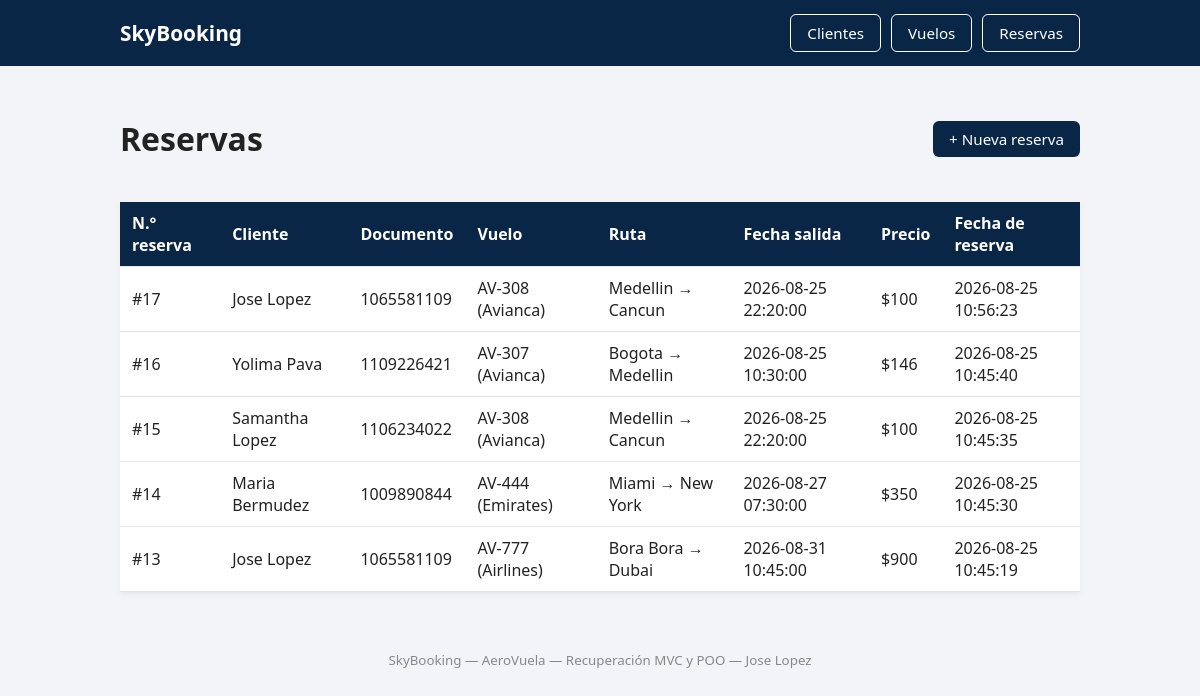
The app's page /Index.php?action=listar_reservas with its own data.
### tables this page shows
CREATE TABLE `reservas` (
  `id_reserva` int(11) NOT NULL,
  `documento` int(11) NOT NULL,
  `numero_vuelo` varchar(20) NOT NULL,
  `fecha_reserva` datetime NOT NULL DEFAULT current_timestamp()
);

CREATE TABLE `clientes` (
  `documento` int(11) NOT NULL,
  `nombre` varchar(120) NOT NULL,
  `correo` varchar(120) NOT NULL,
  `telefono` varchar(20) NOT NULL
);

CREATE TABLE `vuelos` (
  `numero_vuelo` varchar(20) NOT NULL,
  `aerolinea` varchar(80) NOT NULL,
  `origen` text NOT NULL,
  `destino` text NOT NULL,
  `fecha_salida` datetime NOT NULL,
  `precio` decimal(10,2) NOT NULL,
  `capacidad_maxima` int(11) NOT NULL
);

### Controllers/ReservaController.php (called while the page is built, shortened)
<?php
class ReservaController
{
    private Reserva $model;
    public function __construct(Reserva $model, Cliente $clienteModel, Vuelo $vueloModel)
    {
        $this->model = $model;
    }
    public function index()
    {
        $reservas = $this->model->listar();
        require __DIR__ . '/../Views/reserva/index.php';
    }
}

### Models/Reserva.php (called while the page is built, shortened)
<?php
class Reserva
{
    private PDO $pdo;
    public function __construct(PDO $pdo)
    {
        $this->pdo = $pdo;
    }
    public function listar()
    {
        $sql = "SELECT r.id_reserva, r.fecha_reserva,
                       c.nombre, c.documento,
                       v.numero_vuelo, v.aerolinea, v.origen, v.destino, v.fecha_salida, v.precio
                FROM reservas r
                JOIN clientes c ON c.documento = r.documento
                JOIN vuelos v ON v.numero_vuelo = r.numero_vuelo
                ORDER BY r.id_reserva DESC";
        return $this->pdo->query($sql)->fetchAll();
    }
}

### Views/reserva/index.php (the view, shortened to what this page needs)
<?php require_once __DIR__ . '/../header.php'; ?>
<div class="cabecera-seccion">
    <h1>Reservas</h1>
    <a href="Index.php?action=crear_reserva" class="btn btn-primario">+ Nueva reserva</a>
</div>
<table class="tabla">
    <thead>
        <tr>
            <th>N.° reserva</th>
            <th>Cliente</th>
            <th>Documento</th>
            <th>Vuelo</th>
            <th>Ruta</th>
            <th>Fecha salida</th>
            <th>Precio</th>
            <th>Fecha de reserva</th>
        </tr>
    </thead>
    <tbody>
        <?php if (empty($reservas)): ?>
            <tr>
                <td colspan="8" class="texto-vacio">Aún no hay reservas registradas.</td>
            </tr>
        <?php else: ?>
            <?php foreach ($reservas as $reserva): ?>
                <tr>
                    <td>#<?= (int) $reserva['id_reserva'] ?></td>
                    <td><?= htmlspecialchars($reserva['nombre']) ?></td>
                    <td><?= htmlspecialchars($reserva['documento']) ?></td>
                    <td><?= htmlspecialchars($reserva['numero_vuelo']) ?> (<?= htmlspecialchars($reserva['aerolinea']) ?>)</td>
                    <td><?= htmlspecialchars($reserva['origen']) ?> → <?= htmlspecialchars($reserva['destino']) ?></td>
                    <td><?= htmlspecialchars($reserva['fecha_salida']) ?></td>
                    <td>$<?= number_format((float) $reserva['precio'], 0, ',', '.') ?></td>
                    <td><?= htmlspecialchars($reserva['fecha_reserva']) ?></td>
                </tr>
            <?php endforeach; ?>
        <?php endif; ?>
    </tbody>
</table>
<?php require_once __DIR__ . '/../footer.php'; ?>

### index.php (shortened to what this page needs)
<?php
require_once __DIR__ . '/Models/Reserva.php';
require_once __DIR__ . '/Controllers/VueloController.php';
require_once __DIR__ . '/Controllers/ReservaController.php';
$database = new Database();
$pdo = $database->conectar();
$clienteModel = new Cliente($pdo);
$vueloModel = new Vuelo($pdo);
$reservaModel = new Reserva($pdo);
$reservaController = new ReservaController($reservaModel, $clienteModel, $vueloModel);
$action = $_GET['action'] ?? 'inicio';
switch ($action) {
    case 'listar_reservas':
        $reservaController->index();
        break;
        ?>
        <?php
}

### Views/header.php (shortened to what this page needs)
<!DOCTYPE html>
<html lang="es">
<head>
    <link rel="stylesheet" href="Css/style.css">
</head>
<body>
    <nav class="navbar">
        <div class="contenedor navbar-inner">
            <a href="Index.php" class="marca">SkyBooking</a>
            <div class="enlaces-nav">
                <a href="Index.php?action=listar_clientes" class="btn btn-nav">Clientes</a>
                <a href="Index.php?action=listar_vuelos" class="btn btn-nav">Vuelos</a>
                <a href="Index.php?action=listar_reservas" class="btn btn-nav">Reservas</a>
            </div>
        </div>
    </nav>
    <main class="contenedor contenido">

### Views/footer.php
    </main>
    <footer class="contenedor pie">
        <small>SkyBooking &mdash; AeroVuela &mdash; Recuperación MVC y POO &mdash; Jose Lopez</small>
    </footer>
</body>
</html>

### Css/style.css (style rules this page uses)
* { box-sizing: border-box; }
body { margin: 0; font-family: 'Segoe UI', Arial, sans-serif; background-color: #f2f4f7; color: #222; }
.contenedor { max-width: 1000px; margin: 0 auto; padding: 0 20px; }
.navbar { background-color: #0a2647; padding: 14px 0; margin-bottom: 30px; }
.navbar-inner { display: flex; justify-content: space-between; align-items: center; }
.marca { color: #fff; font-size: 1.3em; font-weight: bold; text-decoration: none; }
.enlaces-nav { display: flex; gap: 10px; }
.btn { display: inline-block; padding: 8px 16px; border-radius: 6px; text-decoration: none; font-size: 0.95em; border: none; cursor: pointer; }
.btn-nav { background-color: transparent; color: #fff; border: 1px solid #fff; }
.btn-primario { background-color: #0a2647; color: #fff; }
.contenido { min-height: 60vh; margin-bottom: 40px; }
.cabecera-seccion { display: flex; justify-content: space-between; align-items: center; margin-bottom: 20px; }
.tabla { width: 100%; border-collapse: collapse; background-color: #fff; box-shadow: 0 2px 6px rgba(0, 0, 0, 0.06); }
.tabla th, .tabla td { padding: 10px 12px; text-align: left; border-bottom: 1px solid #e3e6ea; }
.tabla th { background-color: #0a2647; color: #fff; }
.pie { text-align: center; color: #888; padding: 16px 0; }

### records on screen
reservas: id_reserva "17", documento.nombre "Jose Lopez", documento.documento "1065581109", numero_vuelo.numero_vuelo "AV-308", numero_vuelo.aerolinea "Avianca", numero_vuelo.origen "Medellin", numero_vuelo.destino "Cancun", numero_vuelo.fecha_salida "2026-08-25 22:20:00", numero_vuelo.precio "100", fecha_reserva "2026-08-25 10:56:23"
reservas: id_reserva "16", documento.nombre "Yolima Pava", documento.documento "1109226421", numero_vuelo.numero_vuelo "AV-307", numero_vuelo.aerolinea "Avianca", numero_vuelo.origen "Bogota", numero_vuelo.destino "Medellin", numero_vuelo.fecha_salida "2026-08-25 10:30:00", numero_vuelo.precio "146", fecha_reserva "2026-08-25 10:45:40"
reservas: id_reserva "15", documento.nombre "Samantha Lopez", documento.documento "1106234022", numero_vuelo.numero_vuelo "AV-308", numero_vuelo.aerolinea "Avianca", numero_vuelo.origen "Medellin", numero_vuelo.destino "Cancun", numero_vuelo.fecha_salida "2026-08-25 22:20:00", numero_vuelo.precio "100", fecha_reserva "2026-08-25 10:45:35"
reservas: id_reserva "14", documento.nombre "Maria Bermudez", documento.documento "1009890844", numero_vuelo.numero_vuelo "AV-444", numero_vuelo.aerolinea "Emirates", numero_vuelo.origen "Miami", numero_vuelo.destino "New York", numero_vuelo.fecha_salida "2026-08-27 07:30:00", numero_vuelo.precio "350", fecha_reserva "2026-08-25 10:45:30"
reservas: id_reserva "13", documento.nombre "Jose Lopez", documento.documento "1065581109", numero_vuelo.numero_vuelo "AV-777", numero_vuelo.aerolinea "Airlines", numero_vuelo.origen "Bora Bora", numero_vuelo.destino "Dubai", numero_vuelo.fecha_salida "2026-08-31 10:45:00", numero_vuelo.precio "900", fecha_reserva "2026-08-25 10:45:19"
